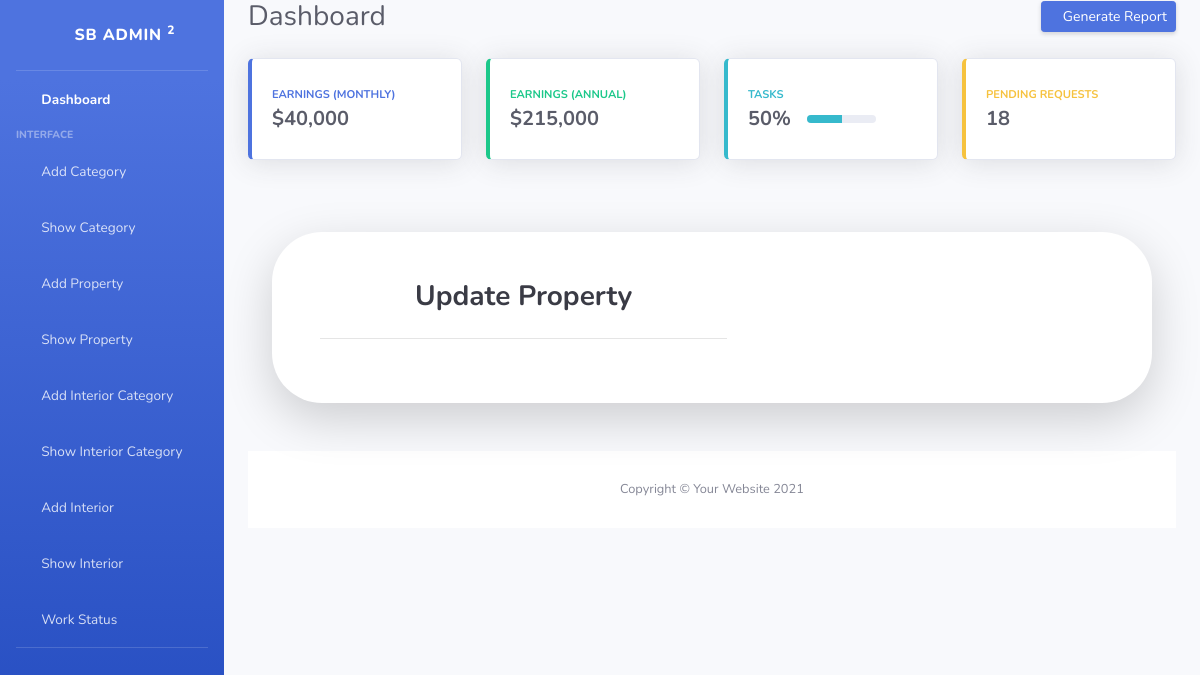
The app's page /index/updateProperty/1, older data.
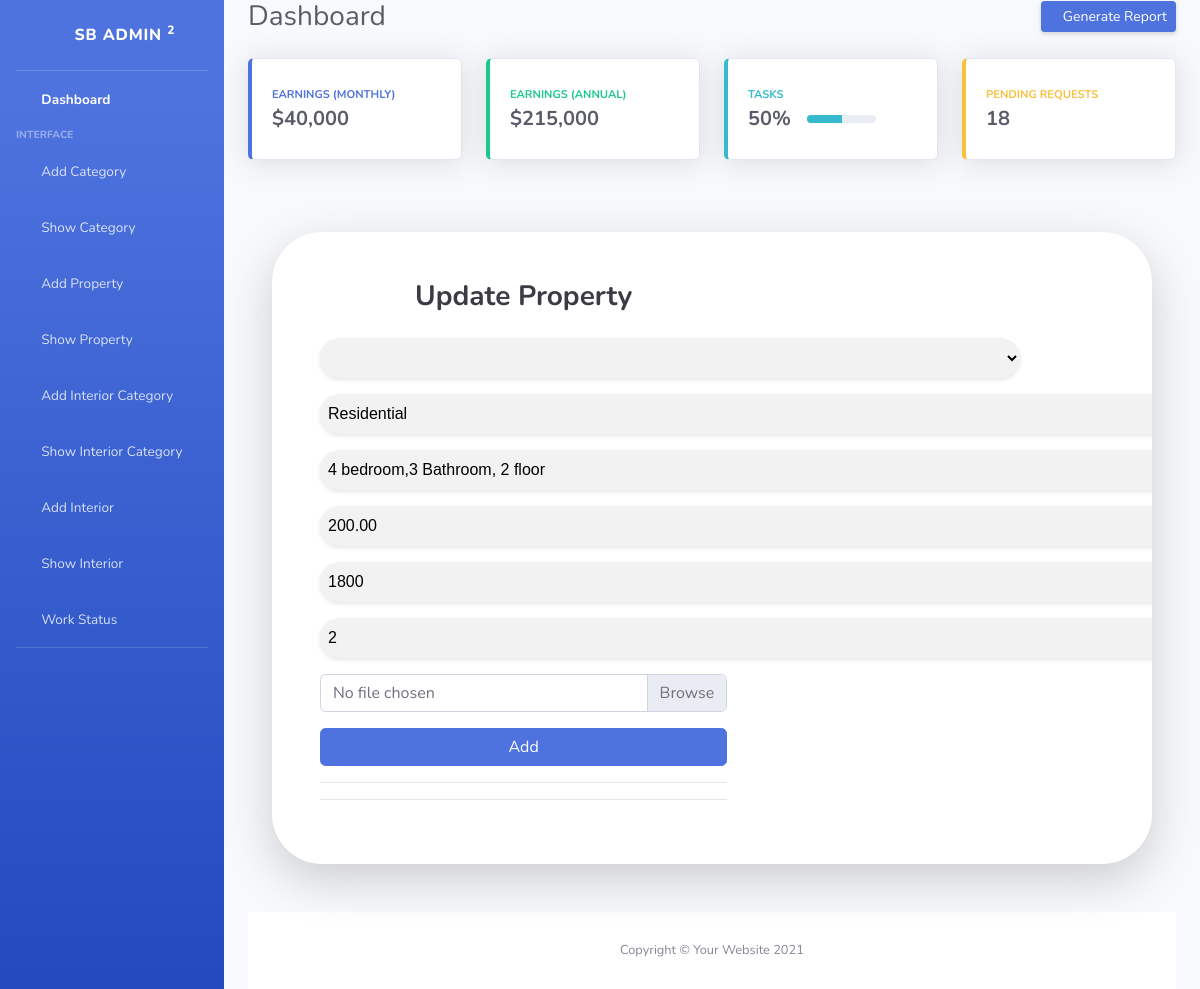
The same page, newer data.
### Adminmodule/models.py (models this page shows, shortened)
class Property(models.Model):
    category = models.ForeignKey(Category, on_delete=models.CASCADE)
    name = models.CharField(max_length=100)
    description = models.TextField()
    price = models.DecimalField(max_digits=10, decimal_places=2)
    sqft = models.PositiveIntegerField()
    floor = models.PositiveIntegerField()
    image = models.ImageField(upload_to='property_images/', null=True, blank=True)

### Adminmodule/views.py (the view)
# urls.py: path('updateProperty/<int:dataid>', views.updateProperty, name="updateProperty"),
def updateProperty(request,dataid):
    data=Property.objects.filter(id=dataid)
    datas=Category.objects.all()
    return render(request, "updateproperty.html",{"data":data,"datas":datas})

### Adminmodule/templates/updateproperty.html (shortened to what this page needs)
<!DOCTYPE html>
{% extends 'Adminindex.html' %}
{% block content %}
<html lang="en">
<head>
    <link href="vendor/fontawesome-free/css/all.min.css" rel="stylesheet" type="text/css">
    <link href="css/sb-admin-2.min.css" rel="stylesheet">
</head>
<body class="bg-gradient-primary">
    <div class="container">
        <div class="card o-hidden border-0 shadow-lg my-5" style="border-radius: 50px;" >
            <div class="card-body p-0">
                <div class="row">
                    <div class="col-lg-7">
                        <div class="p-5">
                            <div class="text-center">
                                <h1 class="h3 font-weight-bold text-gray-900 mb-4">Update Property</h1>
                            </div>
                            {% for i in data %}
<form method="post" action="{% url 'updatepropertyfun' item=i.id %}" enctype="multipart/form-data">
    <select class="form-group custom-input" name="CategoryName" style="width: 700px;height:40px; border-radius: 50px;">
        {% for i in datas %}
        <option>{{i.CategoryName}}</option>
        {% endfor %}
    </select>
<input type="text" name="name" placeholder="Name"  style="width: 900px;height:40px; border-radius: 50px;" class="form-group custom-input" value="{{i.name}}">
<input type="text" name="description" placeholder="description"  style="width: 900px;height:40px; border-radius: 50px;" class="form-group custom-input" value="{{i.description}}">
<input type="text" name="price" placeholder="price"  style="width: 900px;height:40px; border-radius: 50px;" class="form-group custom-input" value="{{i.price}}">
<input type="text" name="sqft" placeholder="sqft"  style="width: 900px;height:40px; border-radius: 50px;" class="form-group custom-input" value="{{i.sqft}}">
<input type="text" name="floor" placeholder="Floor"  style="width: 900px;height:40px; border-radius: 50px;" class="form-group custom-input" value="{{i.floor}}">
<div class="form-group">
    <div class="input-group">
        <div class="custom-file" style="width: 900px; border-radius: 50px;">
            <label class="custom-file-label" for="customFile">No file chosen</label>
        </div>
    </div>
</div>
                                <button class="btn btn-primary btn-user btn-block">
                                    Add
                                </button>
                                <hr>
                            </form>
                            {% endfor %}
                            <hr>
                        </div>
                    </div>
                </div>
            </div>
        </div>
    </div>
{% endblock %}

Row changes from the older to the newer data that the page shows:
added Property: name "Residential", description "4 bedroom,3 Bathroom, 2 floor", price "200.00", sqft "1800", floor "2"
